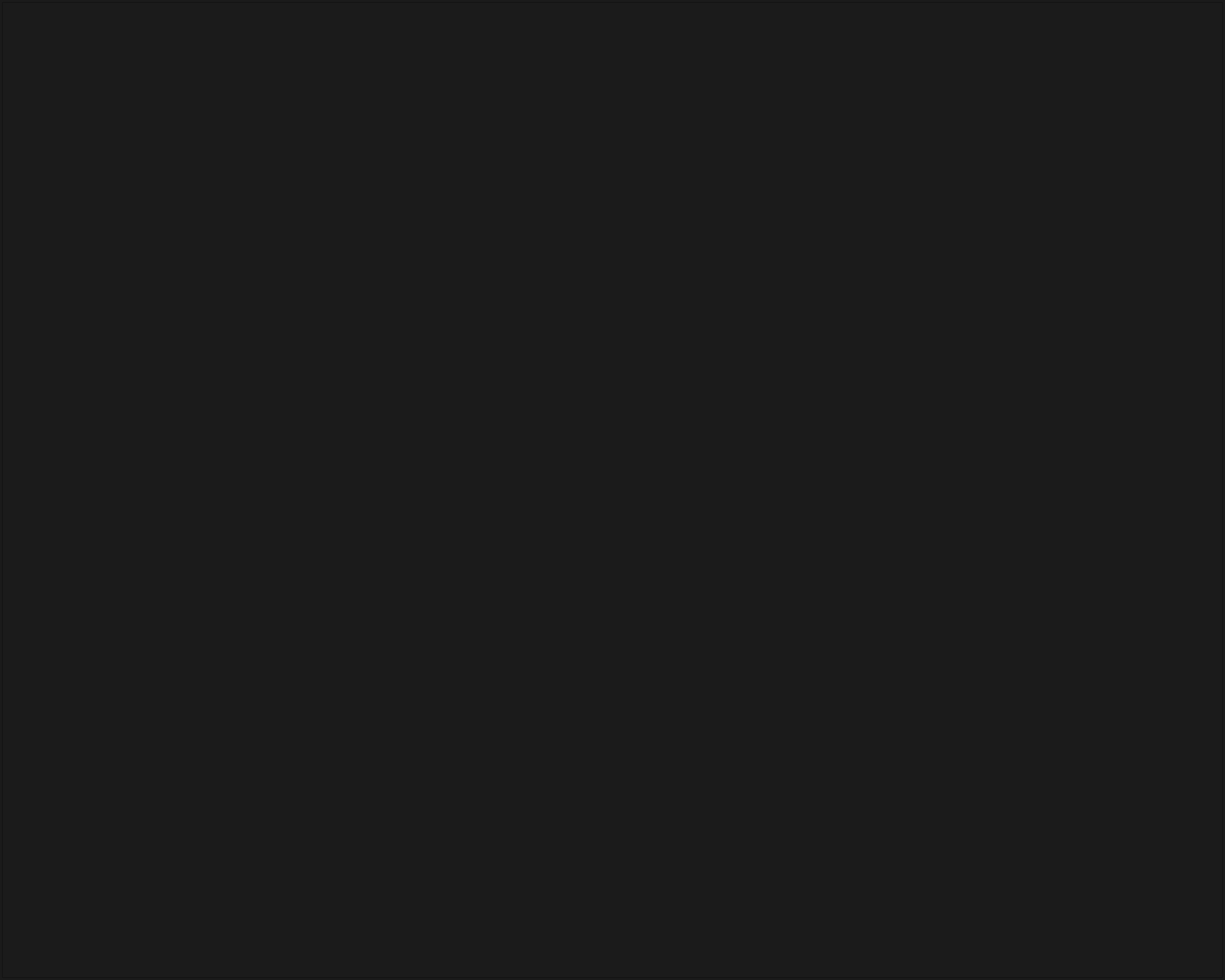
<?xml version="1.0" encoding="UTF-8"?>
<ui version="4.0">
 <class>AppRaceUi</class>
 <widget class="QMainWindow" name="AppRaceUi">
  <property name="geometry">
   <rect>
    <x>0</x>
    <y>0</y>
    <width>1280</width>
    <height>1024</height>
   </rect>
  </property>
  <property name="palette">
   <palette>
    <active>
     <colorrole role="WindowText">
      <brush brushstyle="SolidPattern">
       <color alpha="255">
        <red>255</red>
        <green>255</green>
        <blue>255</blue>
       </color>
      </brush>
     </colorrole>
     <colorrole role="Button">
      <brush brushstyle="SolidPattern">
       <color alpha="255">
        <red>27</red>
        <green>27</green>
        <blue>27</blue>
       </color>
      </brush>
     </colorrole>
     <colorrole role="Light">
      <brush brushstyle="SolidPattern">
       <color alpha="255">
        <red>40</red>
        <green>40</green>
        <blue>40</blue>
       </color>
      </brush>
     </colorrole>
     <colorrole role="Midlight">
      <brush brushstyle="SolidPattern">
       <color alpha="255">
        <red>33</red>
        <green>33</green>
        <blue>33</blue>
       </color>
      </brush>
     </colorrole>
     <colorrole role="Dark">
      <brush brushstyle="SolidPattern">
       <color alpha="255">
        <red>13</red>
        <green>13</green>
        <blue>13</blue>
       </color>
      </brush>
     </colorrole>
     <colorrole role="Mid">
      <brush brushstyle="SolidPattern">
       <color alpha="255">
        <red>18</red>
        <green>18</green>
        <blue>18</blue>
       </color>
      </brush>
     </colorrole>
     <colorrole role="Text">
      <brush brushstyle="SolidPattern">
       <color alpha="255">
        <red>255</red>
        <green>255</green>
        <blue>255</blue>
       </color>
      </brush>
     </colorrole>
     <colorrole role="BrightText">
      <brush brushstyle="SolidPattern">
       <color alpha="255">
        <red>255</red>
        <green>255</green>
        <blue>255</blue>
       </color>
      </brush>
     </colorrole>
     <colorrole role="ButtonText">
      <brush brushstyle="SolidPattern">
       <color alpha="255">
        <red>255</red>
        <green>255</green>
        <blue>255</blue>
       </color>
      </brush>
     </colorrole>
     <colorrole role="Base">
      <brush brushstyle="SolidPattern">
       <color alpha="255">
        <red>0</red>
        <green>0</green>
        <blue>0</blue>
       </color>
      </brush>
     </colorrole>
     <colorrole role="Window">
      <brush brushstyle="SolidPattern">
       <color alpha="255">
        <red>27</red>
        <green>27</green>
        <blue>27</blue>
       </color>
      </brush>
     </colorrole>
     <colorrole role="Shadow">
      <brush brushstyle="SolidPattern">
       <color alpha="255">
        <red>0</red>
        <green>0</green>
        <blue>0</blue>
       </color>
      </brush>
     </colorrole>
     <colorrole role="AlternateBase">
      <brush brushstyle="SolidPattern">
       <color alpha="255">
        <red>13</red>
        <green>13</green>
        <blue>13</blue>
       </color>
      </brush>
     </colorrole>
     <colorrole role="ToolTipBase">
      <brush brushstyle="SolidPattern">
       <color alpha="255">
        <red>255</red>
        <green>255</green>
        <blue>220</blue>
       </color>
      </brush>
     </colorrole>
     <colorrole role="ToolTipText">
      <brush brushstyle="SolidPattern">
       <color alpha="255">
        <red>0</red>
        <green>0</green>
        <blue>0</blue>
       </color>
      </brush>
     </colorrole>
    </active>
    <inactive>
     <colorrole role="WindowText">
      <brush brushstyle="SolidPattern">
       <color alpha="255">
        <red>255</red>
        <green>255</green>
        <blue>255</blue>
       </color>
      </brush>
     </colorrole>
     <colorrole role="Button">
      <brush brushstyle="SolidPattern">
       <color alpha="255">
        <red>27</red>
        <green>27</green>
        <blue>27</blue>
       </color>
      </brush>
     </colorrole>
     <colorrole role="Light">
      <brush brushstyle="SolidPattern">
       <color alpha="255">
        <red>40</red>
        <green>40</green>
        <blue>40</blue>
       </color>
      </brush>
     </colorrole>
     <colorrole role="Midlight">
      <brush brushstyle="SolidPattern">
       <color alpha="255">
        <red>33</red>
        <green>33</green>
        <blue>33</blue>
       </color>
      </brush>
     </colorrole>
     <colorrole role="Dark">
      <brush brushstyle="SolidPattern">
       <color alpha="255">
        <red>13</red>
        <green>13</green>
        <blue>13</blue>
       </color>
      </brush>
     </colorrole>
     <colorrole role="Mid">
      <brush brushstyle="SolidPattern">
       <color alpha="255">
        <red>18</red>
        <green>18</green>
        <blue>18</blue>
       </color>
      </brush>
     </colorrole>
     <colorrole role="Text">
      <brush brushstyle="SolidPattern">
       <color alpha="255">
        <red>255</red>
        <green>255</green>
        <blue>255</blue>
       </color>
      </brush>
     </colorrole>
     <colorrole role="BrightText">
      <brush brushstyle="SolidPattern">
       <color alpha="255">
        <red>255</red>
        <green>255</green>
        <blue>255</blue>
       </color>
      </brush>
     </colorrole>
     <colorrole role="ButtonText">
      <brush brushstyle="SolidPattern">
       <color alpha="255">
        <red>255</red>
        <green>255</green>
        <blue>255</blue>
       </color>
      </brush>
     </colorrole>
     <colorrole role="Base">
      <brush brushstyle="SolidPattern">
       <color alpha="255">
        <red>0</red>
        <green>0</green>
        <blue>0</blue>
       </color>
      </brush>
     </colorrole>
     <colorrole role="Window">
      <brush brushstyle="SolidPattern">
       <color alpha="255">
        <red>27</red>
        <green>27</green>
        <blue>27</blue>
       </color>
      </brush>
     </colorrole>
     <colorrole role="Shadow">
      <brush brushstyle="SolidPattern">
       <color alpha="255">
        <red>0</red>
        <green>0</green>
        <blue>0</blue>
       </color>
      </brush>
     </colorrole>
     <colorrole role="AlternateBase">
      <brush brushstyle="SolidPattern">
       <color alpha="255">
        <red>13</red>
        <green>13</green>
        <blue>13</blue>
       </color>
      </brush>
     </colorrole>
     <colorrole role="ToolTipBase">
      <brush brushstyle="SolidPattern">
       <color alpha="255">
        <red>255</red>
        <green>255</green>
        <blue>220</blue>
       </color>
      </brush>
     </colorrole>
     <colorrole role="ToolTipText">
      <brush brushstyle="SolidPattern">
       <color alpha="255">
        <red>0</red>
        <green>0</green>
        <blue>0</blue>
       </color>
      </brush>
     </colorrole>
    </inactive>
    <disabled>
     <colorrole role="WindowText">
      <brush brushstyle="SolidPattern">
       <color alpha="255">
        <red>13</red>
        <green>13</green>
        <blue>13</blue>
       </color>
      </brush>
     </colorrole>
     <colorrole role="Button">
      <brush brushstyle="SolidPattern">
       <color alpha="255">
        <red>27</red>
        <green>27</green>
        <blue>27</blue>
       </color>
      </brush>
     </colorrole>
     <colorrole role="Light">
      <brush brushstyle="SolidPattern">
       <color alpha="255">
        <red>40</red>
        <green>40</green>
        <blue>40</blue>
       </color>
      </brush>
     </colorrole>
     <colorrole role="Midlight">
      <brush brushstyle="SolidPattern">
       <color alpha="255">
        <red>33</red>
        <green>33</green>
        <blue>33</blue>
       </color>
      </brush>
     </colorrole>
     <colorrole role="Dark">
      <brush brushstyle="SolidPattern">
       <color alpha="255">
        <red>13</red>
        <green>13</green>
        <blue>13</blue>
       </color>
      </brush>
     </colorrole>
     <colorrole role="Mid">
      <brush brushstyle="SolidPattern">
       <color alpha="255">
        <red>18</red>
        <green>18</green>
        <blue>18</blue>
       </color>
      </brush>
     </colorrole>
     <colorrole role="Text">
      <brush brushstyle="SolidPattern">
       <color alpha="255">
        <red>13</red>
        <green>13</green>
        <blue>13</blue>
       </color>
      </brush>
     </colorrole>
     <colorrole role="BrightText">
      <brush brushstyle="SolidPattern">
       <color alpha="255">
        <red>255</red>
        <green>255</green>
        <blue>255</blue>
       </color>
      </brush>
     </colorrole>
     <colorrole role="ButtonText">
      <brush brushstyle="SolidPattern">
       <color alpha="255">
        <red>13</red>
        <green>13</green>
        <blue>13</blue>
       </color>
      </brush>
     </colorrole>
     <colorrole role="Base">
      <brush brushstyle="SolidPattern">
       <color alpha="255">
        <red>27</red>
        <green>27</green>
        <blue>27</blue>
       </color>
      </brush>
     </colorrole>
     <colorrole role="Window">
      <brush brushstyle="SolidPattern">
       <color alpha="255">
        <red>27</red>
        <green>27</green>
        <blue>27</blue>
       </color>
      </brush>
     </colorrole>
     <colorrole role="Shadow">
      <brush brushstyle="SolidPattern">
       <color alpha="255">
        <red>0</red>
        <green>0</green>
        <blue>0</blue>
       </color>
      </brush>
     </colorrole>
     <colorrole role="AlternateBase">
      <brush brushstyle="SolidPattern">
       <color alpha="255">
        <red>27</red>
        <green>27</green>
        <blue>27</blue>
       </color>
      </brush>
     </colorrole>
     <colorrole role="ToolTipBase">
      <brush brushstyle="SolidPattern">
       <color alpha="255">
        <red>255</red>
        <green>255</green>
        <blue>220</blue>
       </color>
      </brush>
     </colorrole>
     <colorrole role="ToolTipText">
      <brush brushstyle="SolidPattern">
       <color alpha="255">
        <red>0</red>
        <green>0</green>
        <blue>0</blue>
       </color>
      </brush>
     </colorrole>
    </disabled>
   </palette>
  </property>
  <property name="font">
   <font>
    <family>Verdana</family>
    <pointsize>16</pointsize>
    <italic>true</italic>
   </font>
  </property>
  <property name="cursor">
   <cursorShape>ForbiddenCursor</cursorShape>
  </property>
  <property name="windowTitle">
   <string>The final race on a new track (C++ QT version).</string>
  </property>
  <property name="autoFillBackground">
   <bool>false</bool>
  </property>
  <widget class="QWidget" name="mainWidget">
   <property name="font">
    <font>
     <italic>true</italic>
    </font>
   </property>
   <property name="autoFillBackground">
    <bool>false</bool>
   </property>
   <widget class="QFrame" name="mainFrame">
    <property name="geometry">
     <rect>
      <x>2</x>
      <y>2</y>
      <width>1276</width>
      <height>1020</height>
     </rect>
    </property>
    <property name="minimumSize">
     <size>
      <width>1276</width>
      <height>1020</height>
     </size>
    </property>
    <property name="maximumSize">
     <size>
      <width>1280</width>
      <height>1024</height>
     </size>
    </property>
    <property name="layoutDirection">
     <enum>Qt::LeftToRight</enum>
    </property>
    <property name="styleSheet">
     <string notr="true"/>
    </property>
    <property name="frameShape">
     <enum>QFrame::StyledPanel</enum>
    </property>
    <property name="frameShadow">
     <enum>QFrame::Raised</enum>
    </property>
    <property name="lineWidth">
     <number>2</number>
    </property>
   </widget>
  </widget>
 </widget>
 <layoutdefault spacing="6" margin="11"/>
 <resources/>
 <connections/>
</ui>
